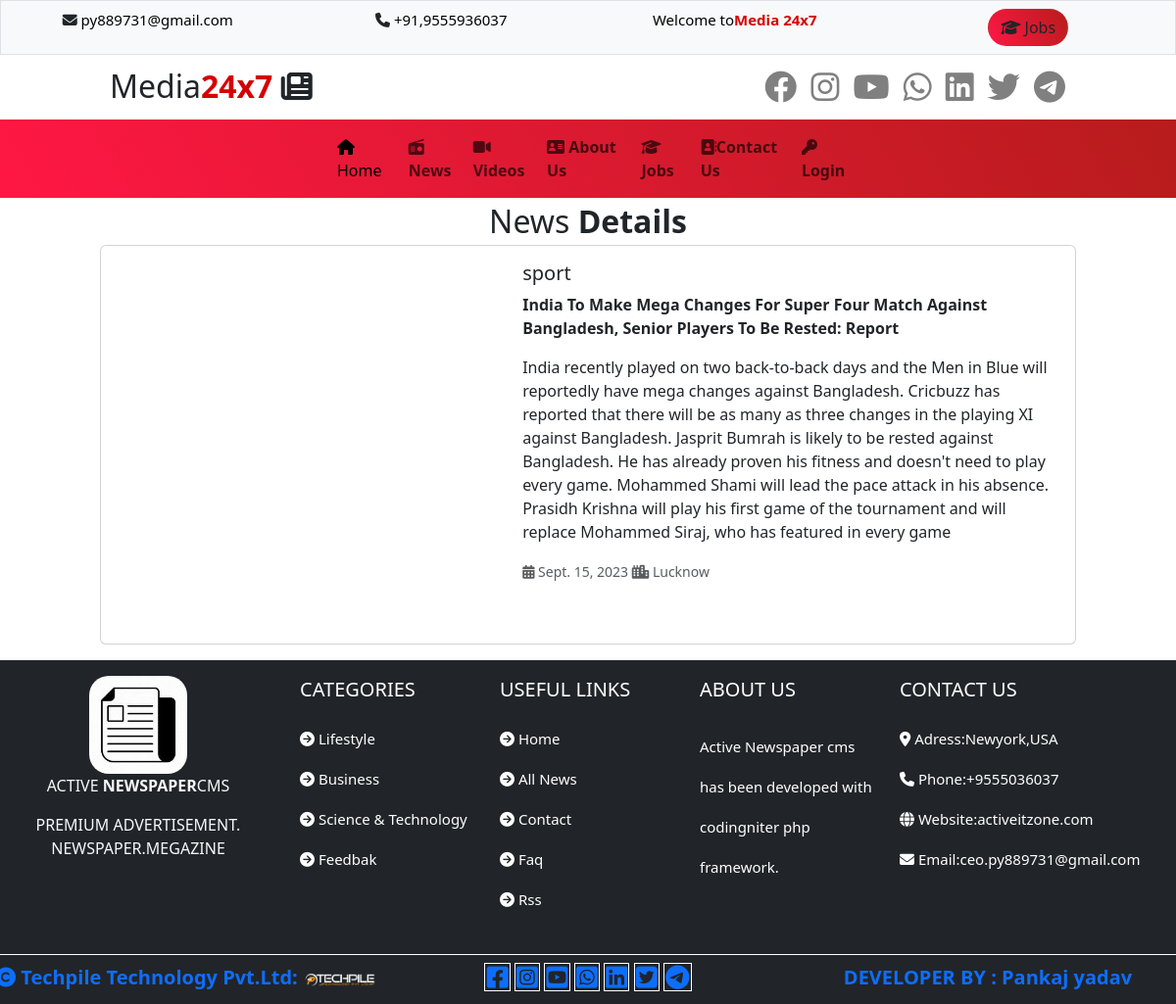
Screenshot of /user/viewnews/?xyz=1 with the database file from the repository.
### user/models.py (models this page shows)
class vnews(models.Model):
    vcategory=models.ForeignKey(category,on_delete=models.CASCADE)
    city=models.ForeignKey(city,on_delete=models.CASCADE)
    headlines=models.TextField(null=True)
    news=models.TextField(null=True)
    vlink=models.CharField(max_length=300,null=True)
    newsdate=models.DateField(null=True)

class category(models.Model):
    category_name=models.CharField(max_length=200,null=True)
    category_picture=models.ImageField(upload_to='static/category/',null=True)
    def __str__(self):
        return self.category_name

class city(models.Model):
    city_name=models.CharField(max_length=100,null=True)
    city_picture=models.ImageField(upload_to='static/city/',null=True)
    def __str__(self):
        return self.city_name

### user/views.py (the view)
# urls.py: path('viewnews/',views.viewnews),
def viewnews(request):
    vnid=request.GET.get('xyz')
    nid=request.GET.get('msg')
    ndata=mynews.objects.all().filter(id=nid)
    vdata=vnews.objects.all().filter(id=vnid)
    md={"newsdata":ndata,"vdata":vdata}
    return render(request,'user/viewnews.html',md)

### templates/user/viewnews.html (shortened to what this page needs)
 {% extends 'base.html'%}
 {% load static %}
 {% block childpage %}
 <div class="text-center fs-2">News
     <b class="text-mycolor">Details</b></div>
 <div class="row">
  <div class="col-sm-10 mx-auto">
           {% for x in vdata %}
     <div class="col-lg-12 col-md-6 col-sm-12">
        <div class="card mb-3">
  <div class="row g-0">
    <div class="col-md-5">
       <iframe style="min-height:400px;" class="img-fluid rounded-start w-100" src="{{x.vlink}}" title="YouTube video player" frameborder="0" allow="accelerometer; autoplay; clipboard-write; encrypted-media; gyroscope; picture-in-picture; web-share" allowfullscreen></iframe>
    </div>
    <div class="col-md-7">
      <div class="card-body">
        <h5 class="card-title">{{x.vcategory}}</h5>
        <p class="card-text"><b>{{x.headlines}}</b></p>
        <p class="card-text">{{x.news}}</p>
        <p class="card-text"><small class="text-body-secondary">
            <i class="fa-solid fa-calendar-days"></i>
             {{x.newsdate}}
            <i class="fa-solid fa-city"></i>
            {{x.city}}
        </small></p>
      </div>
    </div>
  </div>
</div>
     </div>
     {% endfor %}
  </div>
 </div>
 {% endblock %}

### templates/base.html (style rules this page uses)
:root { --bgcolor:linear-gradient(60deg,#ff1744,#b71c1c); --textcolor:#d50000; --bgcolor1:#e8e8e8; --txtcolor1:#e8e8e8; }

### rows the page displays
vnews: vcategory "sport", headlines "India To Make Mega Changes For Super Four Match Against Bangladesh, Senior Players To Be Rested: Report", news "India recently played on two back-to-back days and the Men in Blue will reportedly have mega changes against Bangladesh. Cricbuzz has reported that there will be as many as three changes in the playing XI against Bangladesh. Jasprit Bumrah is likely to be rested against Bangladesh. He has already proven his fitness and doesn't need to play every game. Mohammed Shami will lead the pace attack in his absence. Prasidh Krishna will play his first game of the tournament and will replace Mohammed Siraj, who has featured in every game", newsdate "Sept. 15, 2023", city "Lucknow"
